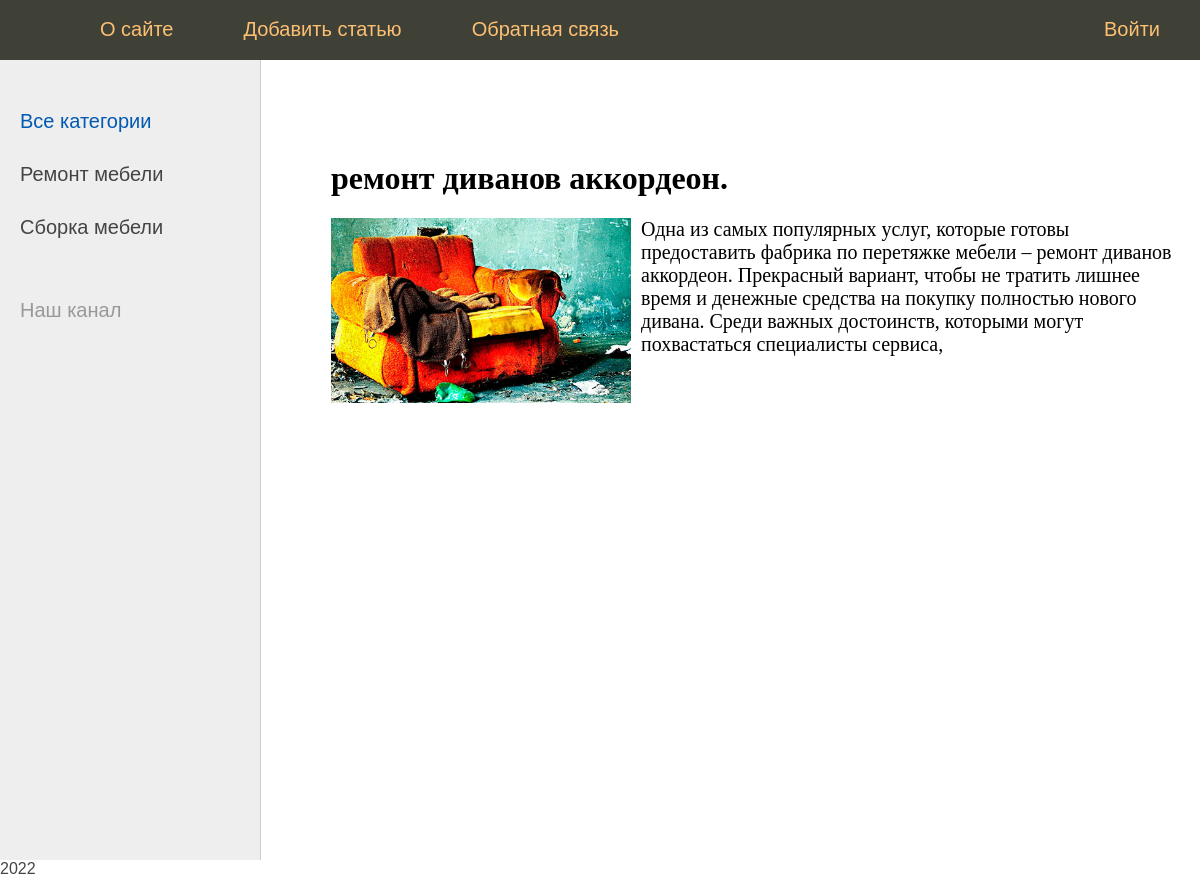
The app's page /post/remont-divanov-akkordeon/ with its own data.
### sbor/models.py (models this page shows, shortened)
class Category(models.Model):
	name = models.CharField(max_length=100, db_index=True)
	slug = models.SlugField(max_length=255, unique=True, db_index=True, verbose_name="URL")
	def get_absolute_url(self):
		return reverse('cat', kwargs={'cat_slug': self.slug})
	class Meta:
		verbose_name = 'Категория'
		verbose_name_plural = 'Категории'
		ordering = ['id']

class Sbor(models.Model):
	title = models.CharField(max_length=255, verbose_name = 'Заголовок')
	slug = models.SlugField(max_length=255, unique=True, db_index=True, verbose_name="URL")
	content = models.TextField(blank=True)
	photo = models.ImageField(upload_to="photos/%Y/%m/%d/")
	time_create = models.DateTimeField(auto_now_add=True)
	time_update = models.DateTimeField(auto_now=True)
	is_published = models.BooleanField(default=True)
	cat_id = models.ForeignKey('Category', on_delete=models.PROTECT)
	def __str__(self):
		return self.title
	class Meta:
		verbose_name = 'Сборка мебели'
		verbose_name_plural = 'Сборка мебели'
		ordering = ['time_create', 'title']

### sbor/views.py (the view)
# urls.py: path('post/<slug:post_slug>/', ShowPost.as_view(), name='post'),
class ShowPost(DataMixin, DetailView):
	model = Sbor
	template_name = 'sbor/post.html'
	slug_url_kwarg = 'post_slug'
	context_object_name = 'post'
	def get_context_data(self, *, object_list=None, **kwargs):
		context = super().get_context_data(**kwargs)
		c_def = self.get_user_context(title=context['post'])
		return dict(list(context.items()) + list(c_def.items()))

### sbor/templatetags/sbor_tags.py (called while the page is built)
@register.simple_tag()
def get_categories(filter=None):
	if not filter:
		return Category.objects.all()
	else:
		return Category.objects.filter(pk=filter)

### sbor/utils.py (called while the page is built)
    def get_user_context(self, **kwargs):
        context = kwargs
        cats = Category.objects.annotate(Count('sbor'))
        context['menu'] = menu
        context['cats'] = cats
        if 'cat_selected' not in context:
            context['cat_selected'] = 0
        return context

### sbor/templates/sbor/post.html
{% extends 'sbor/base.html' %}
{% block content %}
<h1>{{post.title}}</h1>
{% if post.photo %}
<p><img class="img-article-left" src="{{post.photo.url}}"></p>
{% endif %}
{{post.content|linebreaks}}
{% endblock %}

### sbor/templates/sbor/base.html (shortened to what this page needs)
{% load static %}
{% load sbor_tags %}
<!DOCTYPE html>
<html>
<head>
   <link type="text/css" href="{% static 'sbor/css/styles.css' %}" rel="stylesheet" />
</head>
<body>
{% block mainmenu %}
      <div class="header">
         <ul id="mainmenu" class="mainmenu">
         <li class="logo"><a href="{% url 'home' %}"><div class="logo"></div></a></li>
{% for m in menu %}
         {% if not forloop.last %}
                            <li><a href="{% url m.url_name %}">{{m.title}}</a></li>
         {% else %}
                            <li class="last"><a href="{% url m.url_name %}">{{m.title}}</a></li>
         {% endif %}
{% endfor %}
         </ul>
      </div>
{% endblock mainmenu %}
<table class="table-content" border=0 cellpadding="0" cellspacing="0">
<tr>
   <td valign="top" class="left-chapters">
      {% get_categories as cat%}
   <ul id="leftchapters">
{% if cat_selected == 0 %}
      <li class="selected">Все категории</li>
{% else %}
      <li><a href="{% url 'home' %}">Все категории</a></li>
{% endif %}
{% for c in cats   %}
{% if c.sbor__count > 0 %}
         {% if c.pk == cat_selected %}
                   <li class="selected">{{c.name}}</li>
         {% else %}
                   <li><a href="{{ c.get_absolute_url }}">{{c.name}}</a></li>
         {% endif %}
{% endif %}
{% endfor %}
      <li class="share">
      <p>Наш канал</p>
      <a class="share-yt" href="https://www.youtube.com/channel/UClJzWfGWuGJL2t-3dYKcHTA/playlists" target="_blank" rel="nofollow"></a>
      </li>
   </ul>
</td>
<td valign="top" class="content">
   <div class="content-text">
{% block content %}
{% endblock %}
   </div>
</td></tr></table>
<footer>2022</footer>
</body>
</html>

### sbor/static/sbor/css/styles.css (style rules this page uses)
html, body { font-family: 'Arial'; margin: 0; padding: 0; height: 100%; width: 100%; color: #444; }
a { color: #0059b2; text-decoration: none; }
img { max-width: 600px; height: auto; }
img.img-article-left { max-width: 300px; height: auto; float: left; padding: 0 10px 10px 0; }
.header { background: #3F4137; height: 60px; }
.logo { background: url('../images/logo.png') no-repeat 10px 5px; width: 70px; height: 60px; }
ul.mainmenu { list-style: none; margin: 0; padding: 0; height: 60px; color: #fdc073; font-size: 20px; overflow: hidden; }
ul.mainmenu li { float: left; margin: 18px 40px 0 30px; }
ul.mainmenu li.logo { margin: 0; }
ul.mainmenu li.last { float: right; }
ul.mainmenu li a { color: #fdc073; text-decoration: none; }
.table-content { width: 100%; min-height: 100%; height: 100%; }
.left-chapters { margin: 0; background: #eee; border-right: 1px solid #ccc; min-height: 100%; }
.left-chapters ul { width: 230px; min-height: 100%; margin: 0; padding: 20px 10px 10px 20px; list-style: none; font-size: 20px; }
.left-chapters ul li { margin: 30px 0 0 0; color: #999; }
.left-chapters ul li.selected { color: #0059b2; }
.left-chapters ul li a { color: #444; text-decoration: none; }
.left-chapters ul li.share { margin: 60px 0 0 0; }
.left-chapters ul li.share p { margin: 30px 0 30px 0; }
.left-chapters ul li.share a { display: inline-block; width: 40px; height: 40px; margin: 0 20px 0 0; }
.left-chapters ul li.share a.share-yt { width: 100%; height: 30px; background: url('../images/share_yt.png') no-repeat 0 0 }
.content { padding: 40px 20px 20px 40px; width: 100%; box-sizing: border-box; }
.content-text { margin: 60px 0 0 30px; color: #000; font-size: 20px; font-family: Yandex Sans Display Light; }
.content-text h1 { font-size: 32px; }

### records on screen
Category: name "Ремонт мебели"
Category: name "Сборка мебели"
Sbor: title "ремонт диванов аккордеон.", photo (picture), content "Одна из самых популярных услуг, которые готовы предоставить фабрика по перетяжке мебели – ремонт диванов аккордеон. Прекрасный вариант, чтобы не тратить лишнее время и денежные средства на покупку полностью нового дивана. Среди важных достоинств, которыми могут похвастаться специалисты сервиса,"

### other values on screen
{{ m.title }} "О сайте" "Добавить статью" "Обратная связь"
{{ m.title }} "Войти"
